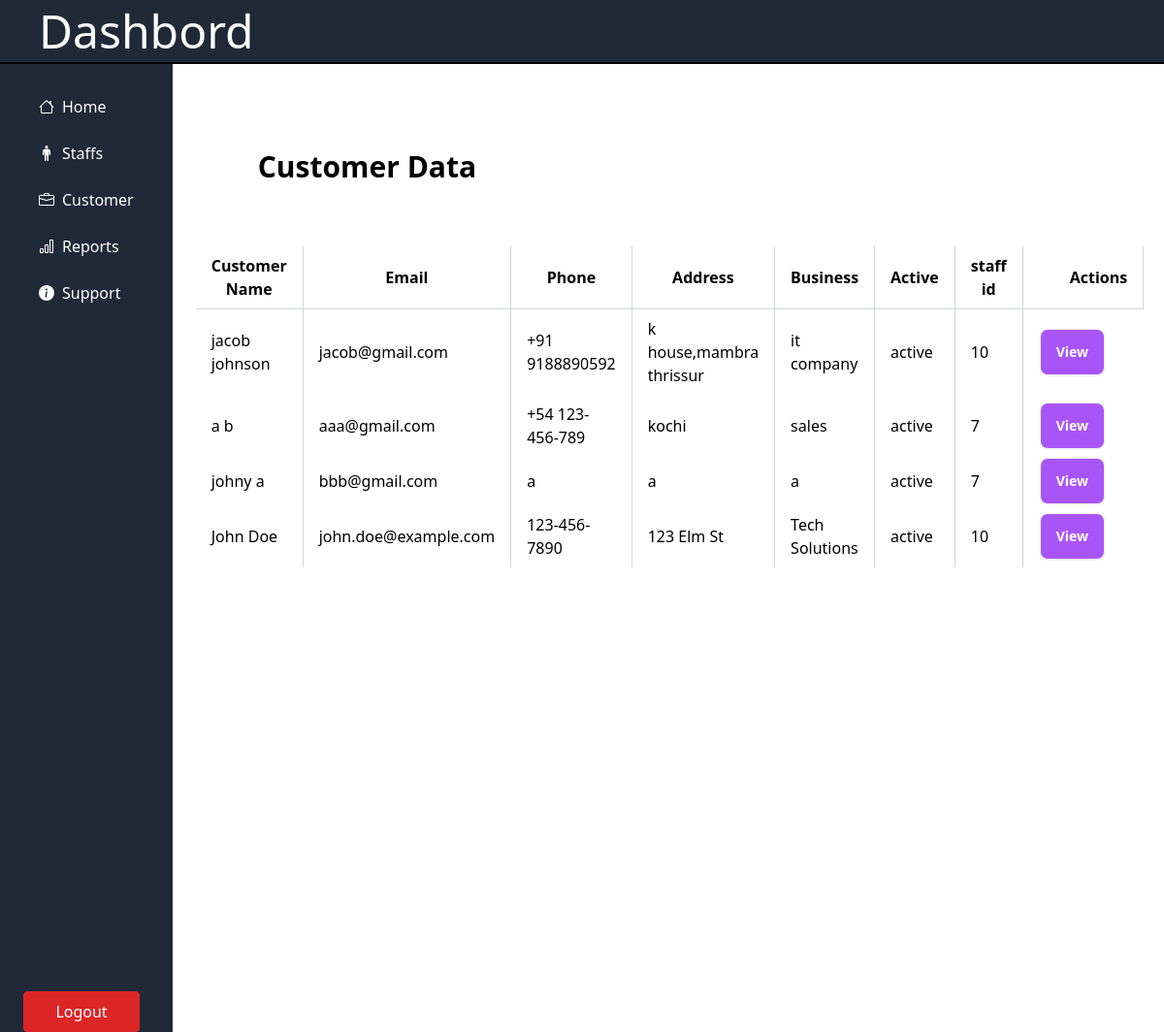
The app's page /components/admin/customerview.php (signed in) with its own data.
### tables this page shows
CREATE TABLE `customer` (
  `Cust_id` int(11) NOT NULL,
  `Cust_fname` varchar(255) NOT NULL,
  `Cust_lname` varchar(255) NOT NULL,
  `Cust_email` varchar(255) NOT NULL,
  `Cust_phone` varchar(255) NOT NULL,
  `Cust_address` text NOT NULL,
  `Cust_business` varchar(255) NOT NULL,
  `B_address` text NOT NULL,
  `B_industry` varchar(255) NOT NULL,
  `state` varchar(50) NOT NULL,
  `country` varchar(50) NOT NULL,
  `zipcode` varchar(50) NOT NULL,
  `B_phone` varchar(255) NOT NULL,
  `B_email` varchar(255) NOT NULL,
  `createddate` datetime DEFAULT current_timestamp(),
  `updateddate` datetime DEFAULT NULL ON UPDATE current_timestamp(),
  `addedby` varchar(255) NOT NULL,
  `updatedby` varchar(255) NOT NULL,
  `Cust_status` varchar(255) DEFAULT 'added',
  `status` varchar(255) DEFAULT 'active'
);

### components/admin/customerview.php (the view, shortened to what this page needs)
<?php
include '../connection.php';
$query = "SELECT * FROM customer";
$result = $conn->query($query);
?>
<!DOCTYPE html>
<html>
<head>
    <script src="https://cdn.tailwindcss.com"></script>
    <link href="https://cdn.jsdelivr.net/npm/daisyui@4.12.10/dist/full.min.css" rel="stylesheet" type="text/css" />
</head>
<body class="bg-white h-lvh">
    <div class="bg-gray-800 border-b-2 border-black">
        <h1 class="text-white ml-8 p-2 text-5xl">Dashbord</h1>
    </div>
    <div class="flex h-screen">
    <?php include'adminside.php' ?>
        <div class="flex-1 p-6 h-screen bg-white">
            <h1 class="text-3xl text-black font-semibold p-16">Customer Data</h1>
            <table class="w-full text-black ">
                <tr class="border-b border-gray-300">
                    <th class="border-r border-gray-300 px-4 py-2">Customer Name</th>
                    <th class="border-r border-gray-300 px-4 py-2">Email</th>
                    <th class="border-r border-gray-300 px-4 py-2">Phone</th>
                    <th class="border-r border-gray-300 px-4 py-2">Address</th>
                    <th class="border-r border-gray-300 px-4 py-2">Business</th>
                    <th class="border-r border-gray-300 px-4 py-2">Active</th>
                    <th class="border-r border-gray-300 px-4 py-2">staff id </th>
                    <th class="border-r border-gray-300 px-4 py-2"><span class="ml-8">Actions</span></th>
                </tr>
                <?php
                if ($result->num_rows > 0) {
                    while ($row = $result->fetch_assoc()) {
                        echo "<tr>";
                        echo "<td class='border-r border-gray-300 px-4 py-2'>" . htmlspecialchars($row['Cust_fname']) . " " . htmlspecialchars($row['Cust_lname']) . "</td>";
                        echo "<td class='border-r border-gray-300 px-4 py-2'>" . htmlspecialchars($row['Cust_email']) . "</td>";
                        echo "<td class='border-r border-gray-300 px-4 py-2'>" . htmlspecialchars($row['Cust_phone']) . "</td>";
                        echo "<td class='border-r border-gray-300 px-4 py-2'>" . htmlspecialchars($row['Cust_address']) . "</td>";
                        echo "<td class='border-r border-gray-300 px-4 py-2'>" . htmlspecialchars($row['Cust_business']) . "</td>";
                        echo "<td class='border-r border-gray-300 px-4 py-2'>" . htmlspecialchars($row['status']) . "</td>";
                        echo "<td class='border-r border-gray-300 px-4 py-2'>" . htmlspecialchars($row['addedby']) . "</td>";
                        echo "<td>
                        <a href='../data.php?id=" . $row['Cust_id'] . "' class='ml-4 btn bg-purple-500 text-white hover:bg-green-700'>View</a>
                      </td>";
                        echo "</tr>";
                    }
                } else {
                    echo "<tr><td colspan='7' class='text-center'>No customers found</td></tr>";
                }
                ?>
            </table>
        </div>
    </div>
</body>
</html>

### components/admin/adminside.php (shortened to what this page needs)
<div class="bg-gray-800 text-white w-64 p-6">
            <nav>
                <ul class="space-y-2">
                    <li>
                        <a href="../adminhome.php" class="flex items-center px-4 py-2 rounded-md hover:bg-gray-700 hover:text-white">
                             Home
                        </a>
                    </li>
                    <li>
                        <a href="staffs.php" class="flex items-center px-4 py-2 rounded-md hover:bg-gray-700 hover:text-white">
  Staffs
                        </a>
                    </li>
                    <li>
                        <a href="customerview.php" class="flex items-center px-4 py-2 rounded-md hover:bg-gray-700 hover:text-white">
 Customer
                        </a>
                    </li>
                    <li>
                        <a href="#" class="flex items-center px-4 py-2 rounded-md hover:bg-gray-700 hover:text-white">
  Reports
                        </a>
                    </li>
                    <li>
                        <a href="#" class="flex items-center px-4 py-2 rounded-md hover:bg-gray-700 hover:text-white">
 Support
                        </a>
                    </li>
                </ul>
                <div class="absolute bottom-0 px-6 py-2 min-w-[120px] text-center text-white bg-red-600 border border-red-600 rounded active:text-red-500 hover:bg-transparent hover:text-red-600 ">
                    <form method="POST" action="../logout.php">
                        <button type="submit" name="logout" class="">Logout</button>
                    </form>
                </div>
            </nav>
        </div>

### records on screen
customer: Cust_fname "jacob", Cust_lname "johnson", Cust_email "jacob@gmail.com", Cust_phone "+91 9188890592", Cust_address "k house,mambra thrissur", Cust_business "it company", status "active", addedby "10"
customer: Cust_fname "a", Cust_lname "b", Cust_email "aaa@gmail.com", Cust_phone "+54 123-456-789", Cust_address "kochi", Cust_business "sales", status "active", addedby "7"
customer: Cust_fname "johny", Cust_lname "a", Cust_email "bbb@gmail.com", Cust_phone "a", Cust_address "a", Cust_business "a", status "active", addedby "7"
customer: Cust_fname "John", Cust_lname "Doe", Cust_email "john.doe@example.com", Cust_phone "123-456-7890", Cust_address "123 Elm St", Cust_business "Tech Solutions", status "active", addedby "10"
